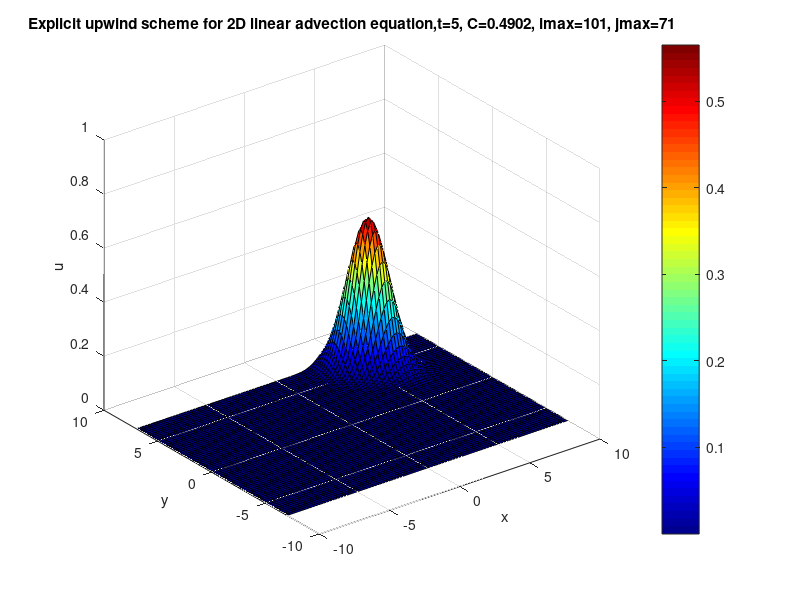
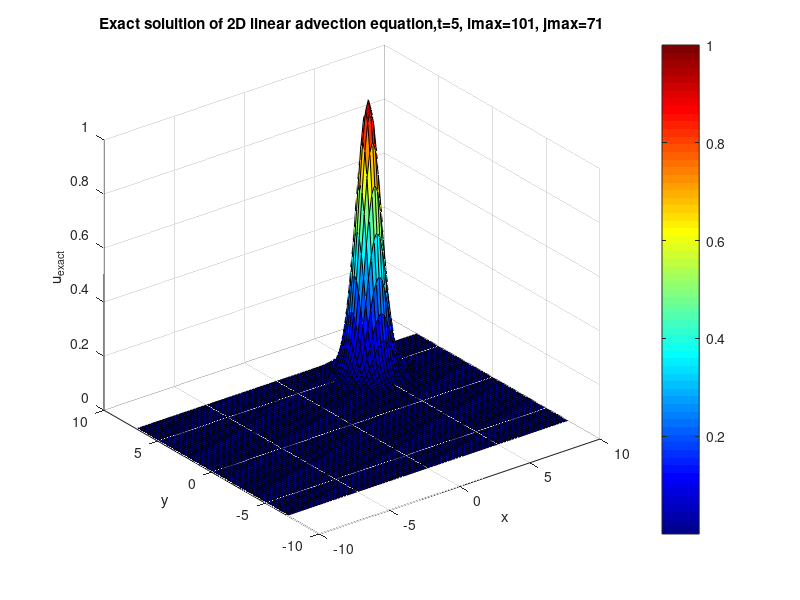

MATLAB code to generate these figures, in order:
% Explicit upwind method for 2D linear advection equation 
% u_t + c_1 u_x + c_2 u_y = 0, where c_1 and c_2 are the
% advection velocity components in x- and y-directions, resp.
% Here, c_1 = c_2 and dx = dy are assumed, i.e., 
% transport in north-east direction on a Cartesian grid.

clear all
close all
clc

a=10;
b=7;

imax=101; %401; 201; 101;
jmax= 71; %281; 141;  71;
xa=linspace(-a,a,imax);
h=xa(2)-xa(1);           % h=dx=xy
ya=-b+[0:jmax-1]*h;
[x,y]=meshgrid(xa,ya);
x=x'; y=y';

u=x*0;

C=0.5; % Courant number C=c*dt/h
% Stability bound: 0 <= C=c*dt/h <= 1/2 for h=dx=dy and c=c_1=c_2
% General stability bound: 
% c_1*dt/dx + c_2*dt/dy <= 1, 0 <= c_1*dt/dx, 0 <= c_2*dt/dy

c=1; % c=c_1=c_2
dt=C*h/c;
tmax=5; 
nmax=ceil(tmax/dt);
dt=tmax/nmax;
i=[2:imax];
j=[2:jmax];
C=c*dt/h;
A=1;

u=A*exp(-(x.^2+y.^2));   % Gauss pulse at origin

nu=u;

surf(x,y,u)
pause
t=0;

for n=1:nmax
    % explicit upwind FDM
    nu(i,j)=u(i,j)-C*(u(i,j)-u(i-1,j)+u(i,j)-u(i,j-1));
    % nu(i,j)=u(i-1,j-1); % gives exact solution for C=1
    
    u=nu;
    t=t+dt;
    surf(x,y,u)
    colormap('jet');
    title(['t=',num2str(t,2)])
    zlim([0 1])
    drawnow
end

xlabel('x')
ylabel('y')
zlabel('u')
title(['Explicit upwind scheme for 2D linear advection equation,t=',num2str(t),', C=',num2str(C),', imax=',num2str(imax),', jmax=',num2str(jmax)])
colorbar

figure(2)
u_exact=A*exp(-((x-c*t).^2+(y-c*t).^2));
surf(x,y,u_exact)
colormap('jet');
xlabel('x')
ylabel('y')
zlabel('u_{exact}')
title(['Exact soluition of 2D linear advection equation,t=',num2str(t),', imax=',num2str(imax),', jmax=',num2str(jmax)])
zlim([0 1])
colorbar

disp(['||u - u_exact||_2 = ',num2str(h*norm(u-u_exact))])